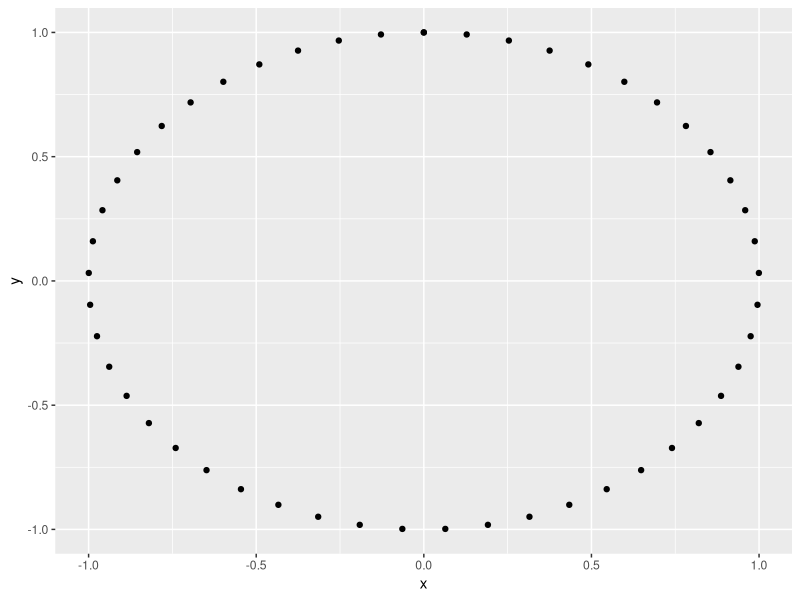
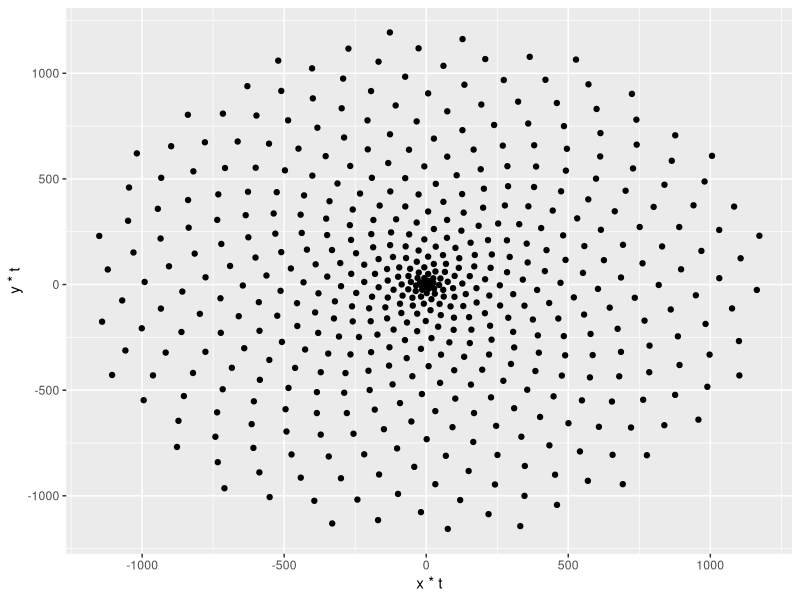
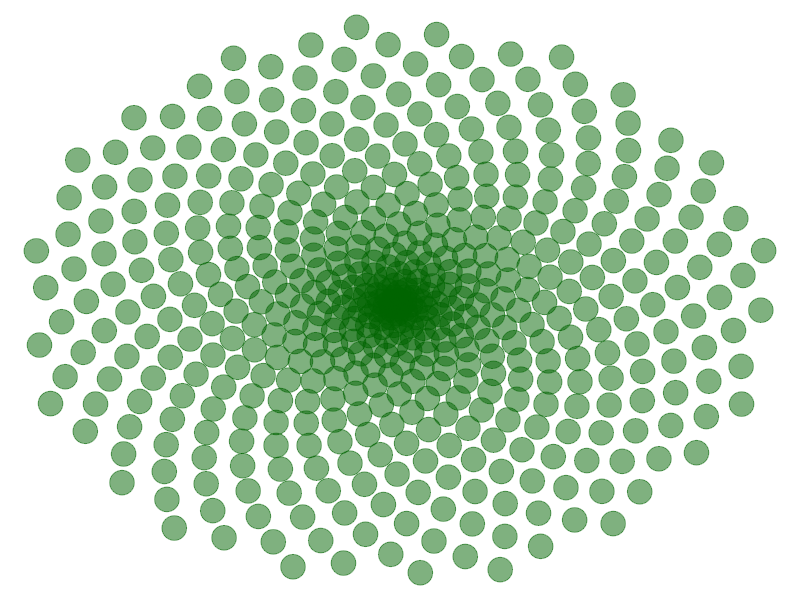
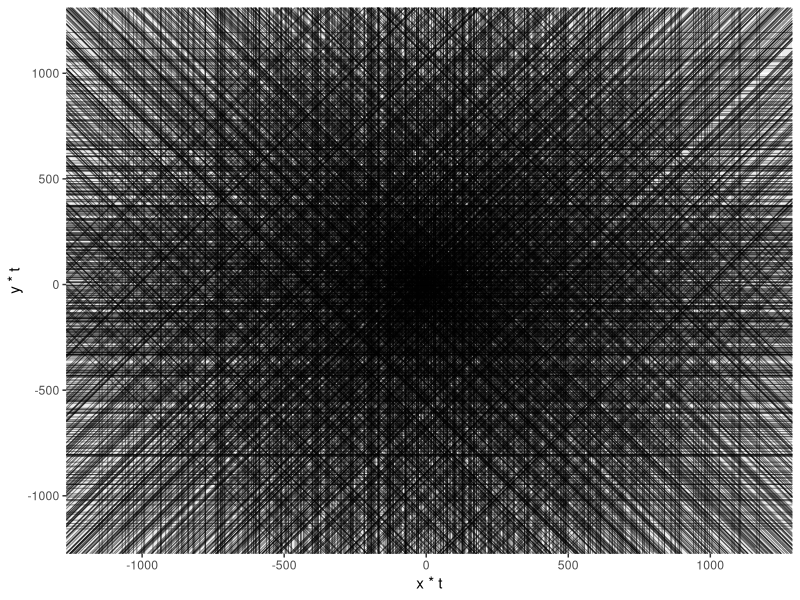
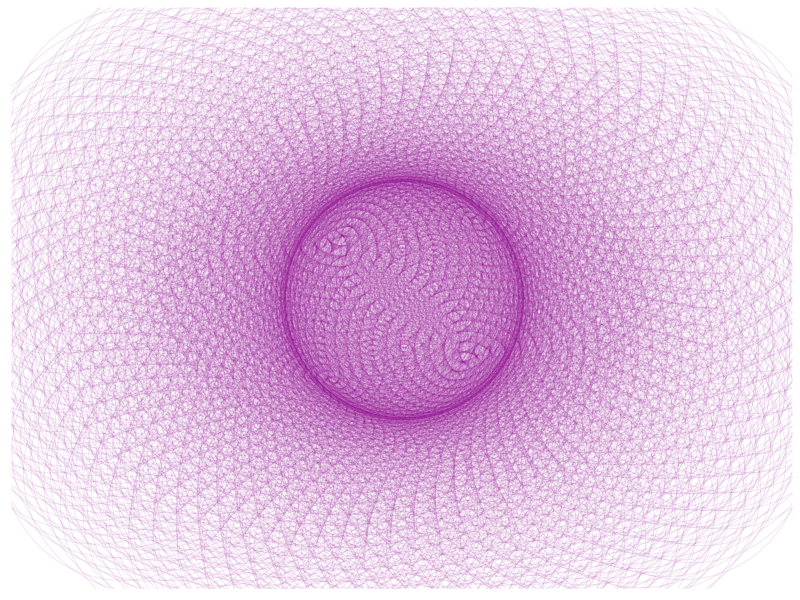

Source code (R) for these figures, in order:
## ---- chunk 1
# Load the ggplot2 package
library(ggplot2)
## ---- chunk 2
# Create circle data to plot
t <- seq(0, 2*pi, length.out = 50)
x <- sin(t)
y <- cos(t)
df <- data.frame(t, x, y)

# Make a scatter plot of points in a circle
p <- ggplot(df, aes(x, y))
p + geom_point()
## ---- chunk 3
# Define the number of points
points <- 500


# Define the Golden Angle
angle <- pi * (3-sqrt(5))


t <- (1:points) * angle
x <- sin(t)
y <- cos(t)
df <- data.frame(t, x, y)

# Make a scatter plot of points in a spiral
p <- ggplot(df, aes(x*t, y*t))
p + geom_point()

## ---- chunk 4
df <- data.frame(t, x, y)

# Make a scatter plot of points in a spiral and remove some plot components

p <- ggplot(df, aes(x*t, y*t))
p + geom_point(size=8, alpha=0.5, color="darkgreen") + theme_void()
## ---- chunk 5
df <- data.frame(t, x, y)

# Make a scatter plot of points in a spiral and remove some plot components

p <- ggplot(df, aes(x*t, y*t))
p +  geom_point(size=t, alpha=0.5, shape=8)


## ---- chunk 6
# Change the values of angle and points
angle <- 13*pi/180
points <- 2000

t <- (1:points)*angle
x <- sin(t)
y <- cos(t)
df <- data.frame(t, x, y)

# Adjust the plot parameters to create the magenta flower
p <- ggplot(df, aes(x*t, y*t))
p + geom_point(size = 80, alpha = 0.1, shape = 1, color = 'magenta4')+
  theme(legend.position="none",
        panel.background = element_rect(fill = 'white'),
        panel.grid=element_blank(),
        axis.ticks=element_blank(),
        axis.title=element_blank(),
        axis.text=element_blank())
